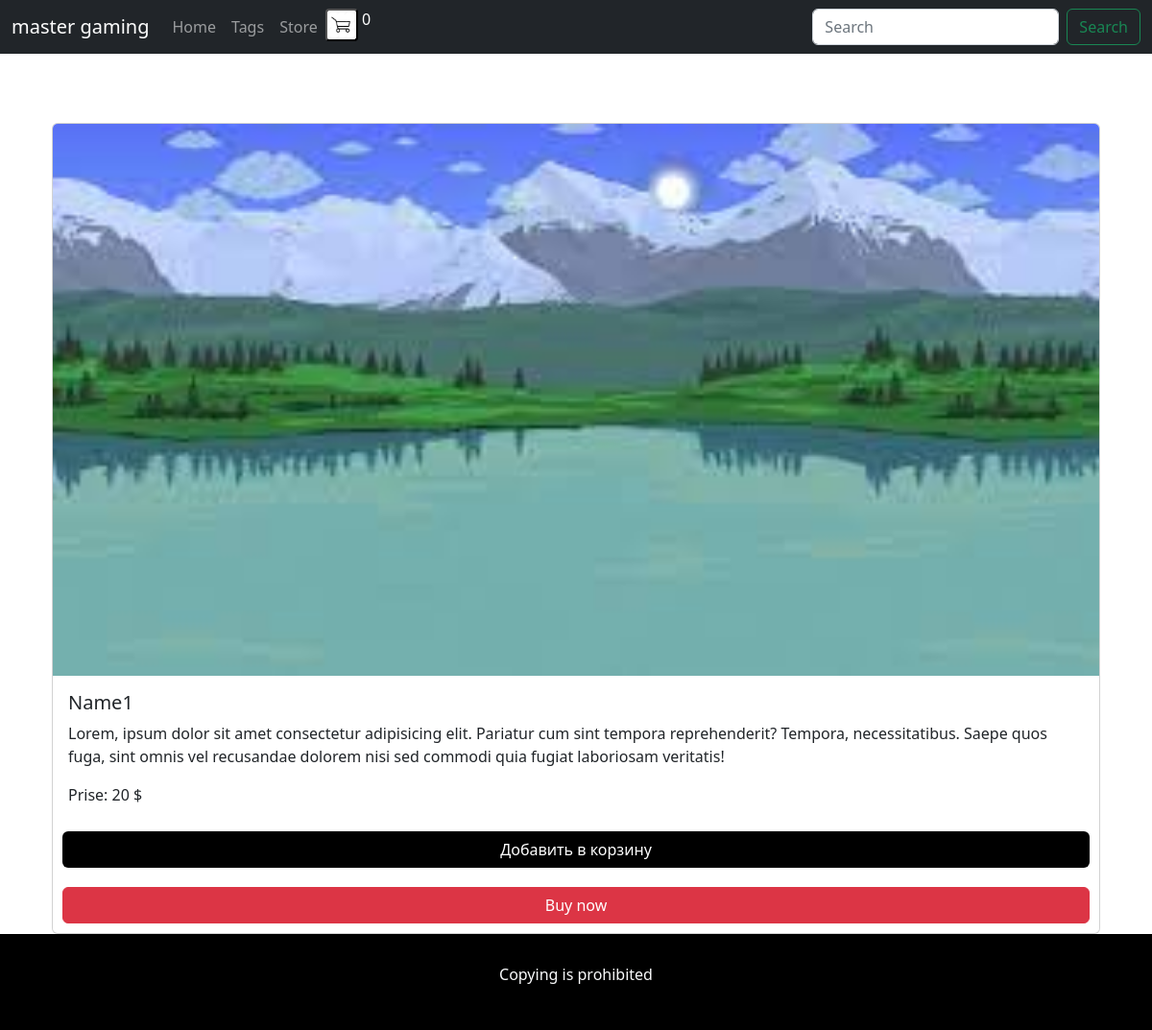
Screenshot of /store/1/ with the database file from the repository.
### blog/models.py (models this page shows, shortened)
class Product(models.Model):
    title = models.CharField(max_length=150,db_index=True)
    slug = models.SlugField(max_length=150,unique=True)
    body = models.TextField(blank=True,db_index=True)
    price = models.IntegerField()
    image = models.ImageField(upload_to='images/',default='images/default.jpg')

### blog/views.py (the view)
# urls.py: path('store/<str:slug>/',product_detail,name='product_detail_url'),
def product_detail(request,slug):
    product = Product.objects.get(slug__iexact=slug)
    return render(request, 'blog/product_detail.html', context={'product': product})

### blog/templates/blog/product_detail.html (shortened to what this page needs)
{% extends 'blog/base_blog.html' %}
{% block content %}
<div class="container mt-5 pt-3">
    <main>
        <div class="card-group">
            <div class="card product item-box">
                    <img src='{{ product.image.url }}' class="card-img-top" alt="...">
                    <div class="card-body">
                        <h5 class="card-title product__title">{{ product.title }}</h5>
                        <p class="card-text product__text">{{ product.body }}</p>
                        <p class="card-text">Prise: <span class="product__prise">{{ product.price }}</span> $</p>
                    </div>
                 <button class="btn btn-shop add-item" data-id="{{ product.slug }}" id="product-add">Добавить в корзину</button>
                 <button type="button" class="btn btn-danger" id="modal-order-open" data-bs-toggle="modal" data-bs-target="#order">Buy now</button>
            </div>
        </div>
    </main>
</div>
{% endblock %}

### static/css/style.css (style rules this page uses)
.btn-shop { background-color: black; color: white; margin: 10px; }
.btn-danger { margin: 10px; }

### rows the page displays
Product: image (picture), title "Name1", body "Lorem, ipsum dolor sit amet consectetur adipisicing elit. Pariatur cum sint tempora reprehenderit? Tempora, necessitatibus. Saepe quos fuga, sint omnis vel recusandae dolorem nisi sed commodi quia fugiat laboriosam veritatis!", price "20"
